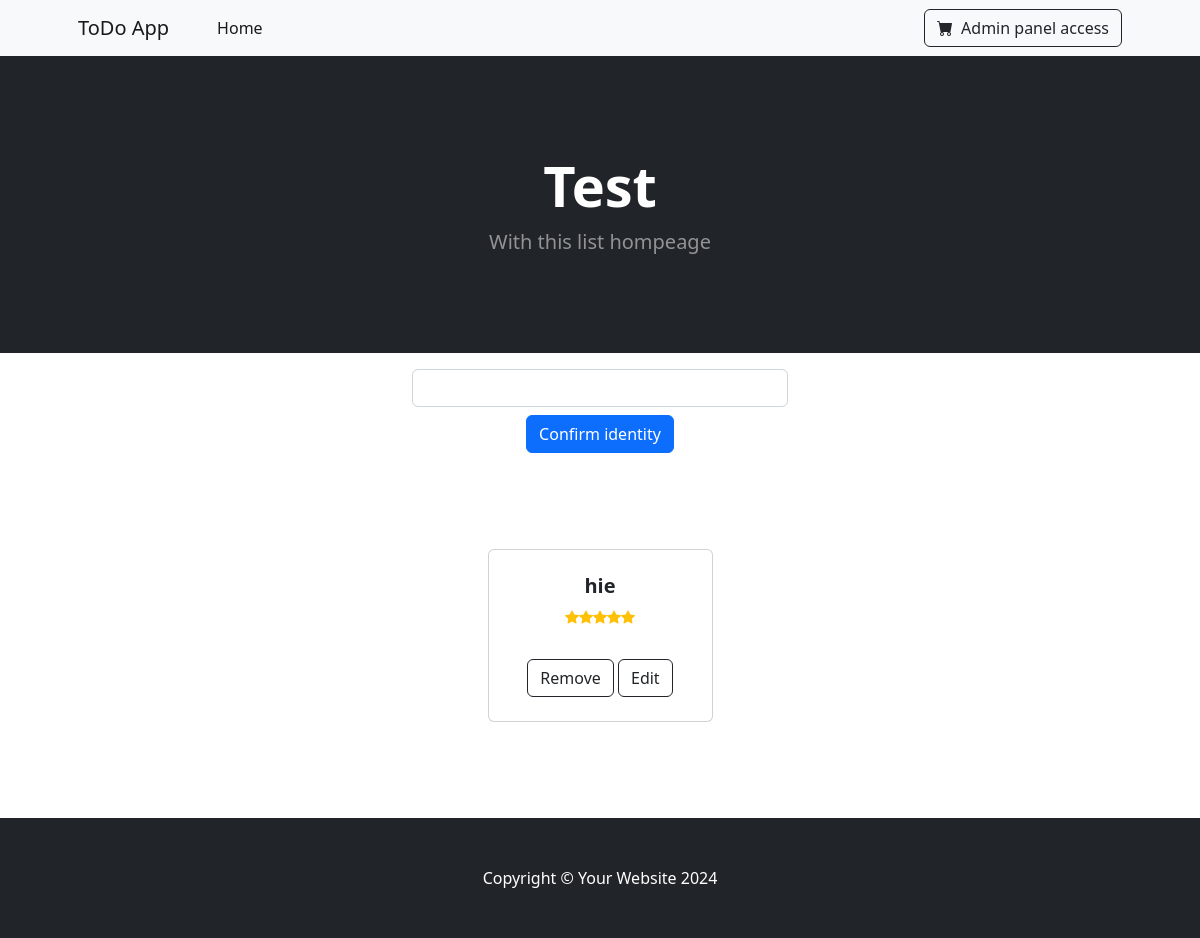
Before: / with the older database file.
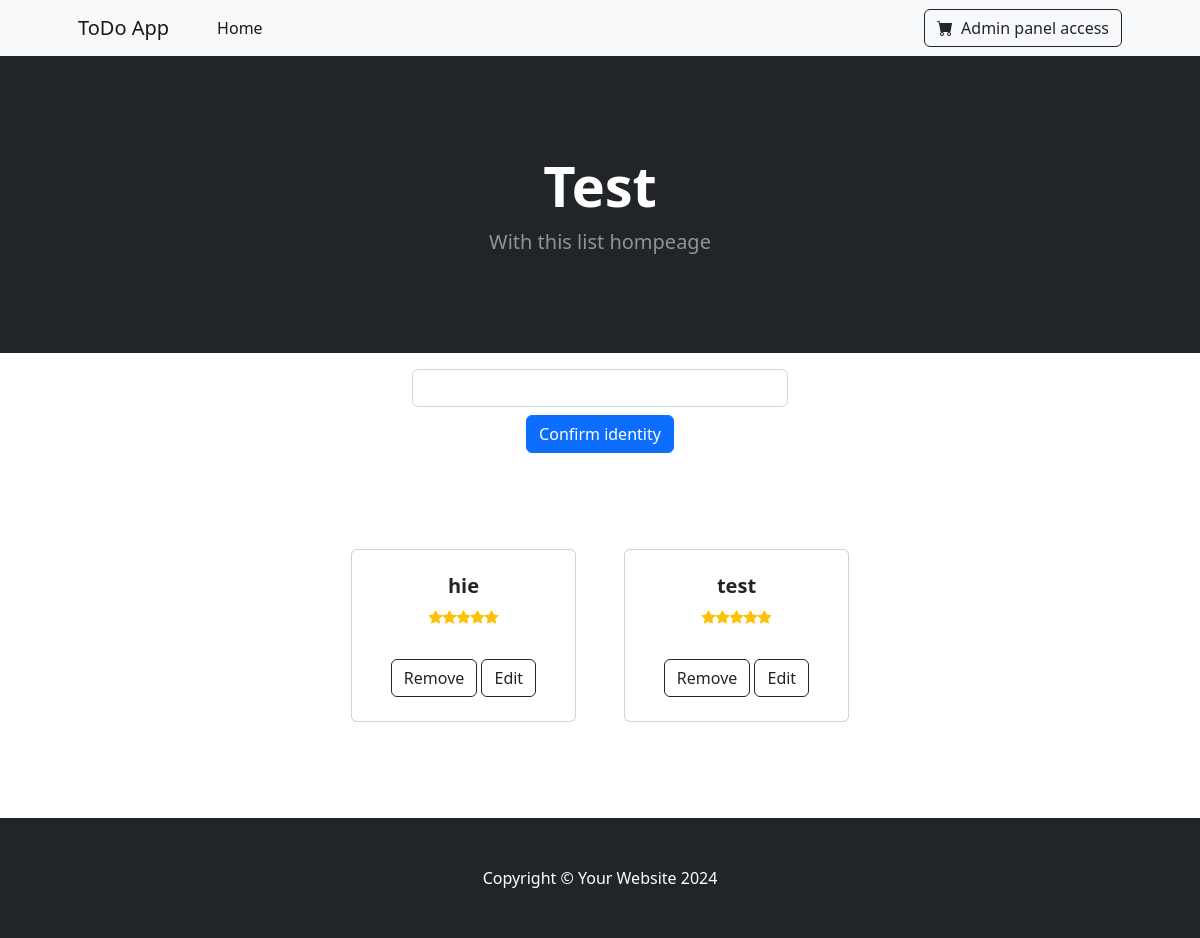
After: the same page with the newer database file.
### myapp/models.py (models this page shows, shortened)
class Names_app(models.Model):
    name = models.CharField(max_length=200)

### myapp/views.py (the view)
# urls.py: path('',views.index,name='index'),
def index(request):
    lists = Names_app.objects.all()
    if request.method == "POST":
        form = Names_appForm(request.POST)
        if form.is_valid():
            form.save()
            messages.success(request, "Task added successfully!")
            return redirect('index')
    else:
        form = Names_appForm()
    context = {
        "lists":lists,
        "form":form,
    }
    return render(request, 'index.html',context)

### myapp/forms.py
class Names_appForm(forms.ModelForm):
    class Meta:
        model = Names_app
        fields = ['name']

### templates/index.html (shortened to what this page needs)
<!DOCTYPE html>{%load static%}
<html lang="en">
    <head>
        <link href="https://cdn.jsdelivr.net/npm/bootstrap@5.3.3/dist/css/bootstrap.min.css" rel="stylesheet">
        <link href="https://cdn.jsdelivr.net/npm/bootstrap-icons@1.5.0/font/bootstrap-icons.css" rel="stylesheet" />
        <link href="{%static 'css/styles.css'%}" rel="stylesheet" />
    </head>
    <body>
        <nav class="navbar navbar-expand-lg navbar-light bg-light">
            <div class="container px-4 px-lg-5">
                <a class="navbar-brand" href="/">ToDo App</a>
                <div class="collapse navbar-collapse" id="navbarSupportedContent">
                    <ul class="navbar-nav me-auto mb-2 mb-lg-0 ms-lg-4">
                        <li class="nav-item"><a class="nav-link active" aria-current="page" href="/">Home</a></li>
                    </ul>
                        <form target="_blank" action="{% url 'admin:index' %}" class="d-flex">
                            <button class="btn btn-outline-dark" type="submit">
                                <i class="bi-cart-fill me-1"></i>
                            Admin panel access
                            </button>
                        </form>
                </div>
            </div>
        </nav>
        <header class="bg-dark py-5">
            <div class="container px-4 px-lg-5 my-5">
                <div class="text-center text-white">
                    <h1 class="display-4 fw-bolder">Test</h1>
                    <p class="lead fw-normal text-white-50 mb-0">With this list hompeage</p>
                </div>
            </div>
        </header>
 <form class="container col-4 mt-3" method="post">
        <div class="text-center">
          <input type="text" name="name" class="form-control">
        </div>
        <div class="text-center">
            <button type="submit" class="btn btn-primary mt-2">Confirm identity</button>
        </div>
  </form>
<section class="py-5">
    <div class="container px-4 px-lg-5 mt-5">
        <div class="row gx-4 gx-lg-5 row-cols-2 row-cols-md-3 row-cols-xl-4 justify-content-center">
{% if lists %}
        {%for i in lists %}
            <div class="col mb-5">
                <div class="card h-100">
                    <div class="card-body p-4">
                        <div class="text-center">
                            <h5 class="fw-bolder">{{i.name}}</h5>
                            <div class="d-flex justify-content-center small text-warning mb-2">
                                <div class="bi-star-fill"></div>
                                <div class="bi-star-fill"></div>
                                <div class="bi-star-fill"></div>
                                <div class="bi-star-fill"></div>
                                <div class="bi-star-fill"></div>
                            </div>
                        </div>
                    </div>
                    <div class="card-footer p-4 pt-0 border-top-0 bg-transparent">
                        <div class="text-center">
                            <a class="btn btn-outline-dark mt-auto" href="#">Remove</a>
                            <a class="btn btn-outline-dark mt-auto" href="#">Edit</a>
                        </div>
                    </div>
                </div>
            </div>
        {% endfor %}
{% else %}
no item
{% endif %}
        </div>
    </div>
</section>
        <footer class="py-5 bg-dark">
            <div class="container"><p class="m-0 text-center text-white">Copyright &copy; Your Website 2024</p></div>
        </footer>
    </body>
</html>

Changed rows visible on the page:
added Names_app: name "test"
